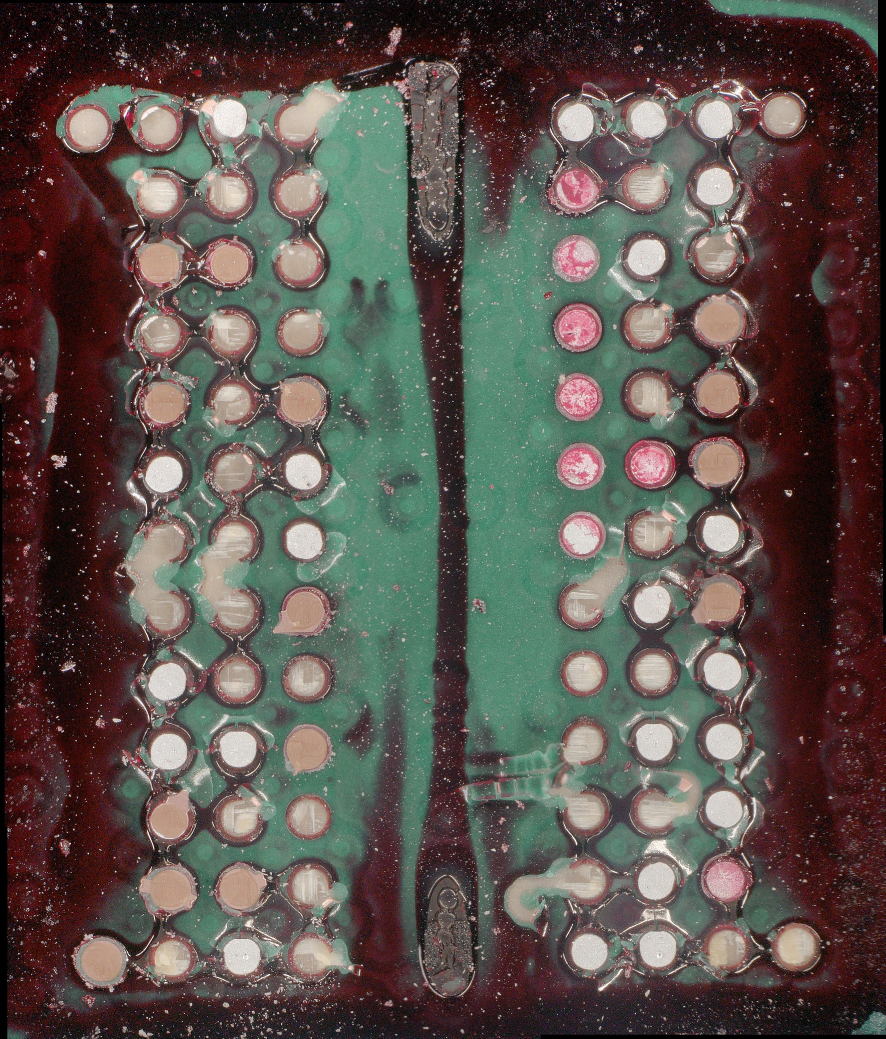
#> input picture 1#-PCB-50X.jpg, 2656 x 3115 px, given as the content of the folder 1#-PCB-50X.jpg, which was not available (shown at 1/3 size)
$ python -i split_photo.py   (imports and definitions only)
#> lines starting #> are read from the running program, lines starting #| are printed output that depends on the picture; pictures that were not available may be replaced by others from this repository, and a replacement may not be noted
import os
from PIL import Image

def split_images_in_folder(floder_path, save_path):
    # 确保输出目录存在
    if not os.path.exists(save_path):
        os.makedirs(save_path)
    # 遍历文件夹图片
    for filename in os.listdir(floder_path):
        if filename.lower().endswith('.jpg'):
            # 构建完整的文件目录
            file_path = os.path.join(floder_path, filename)
            # 切割图片并保存
            split_image(file_path, save_path, filename)

def split_image(file_path, save_path, filename):
    # 打开图片
#> called with file_path = '1#-PCB-50X.jpg/1#-PCB-50X.jpg', save_path = 'out.png', filename = '1#-PCB-50X.jpg'
    with Image.open(file_path) as img:
#> img is the input picture: PIL image 2656x3115 RGB; mean R, G, B 90.8, 82.3, 76.7
        print(file_path)
        # 获取图片尺寸
        width, height = img.size
#> width = 2656; height = 3115

        # 计算分割后的图片尺寸
        new_width = width // 2
#> new_width = 1328
        new_height = height // 2
#> new_height = 1557

        # 切割图片
        top_left = img.crop((0, 0, new_width, new_height))
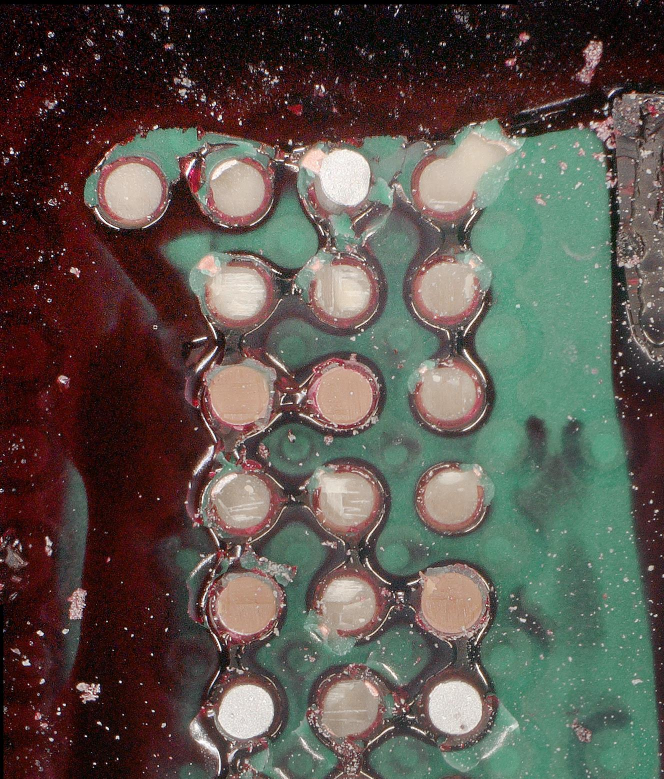
#> top_left: PIL image 1328x1557 RGB (shown at 1/2 size); mean R, G, B 90.9, 83.6, 76.6
        top_right = img.crop((new_width, 0, width, new_height))
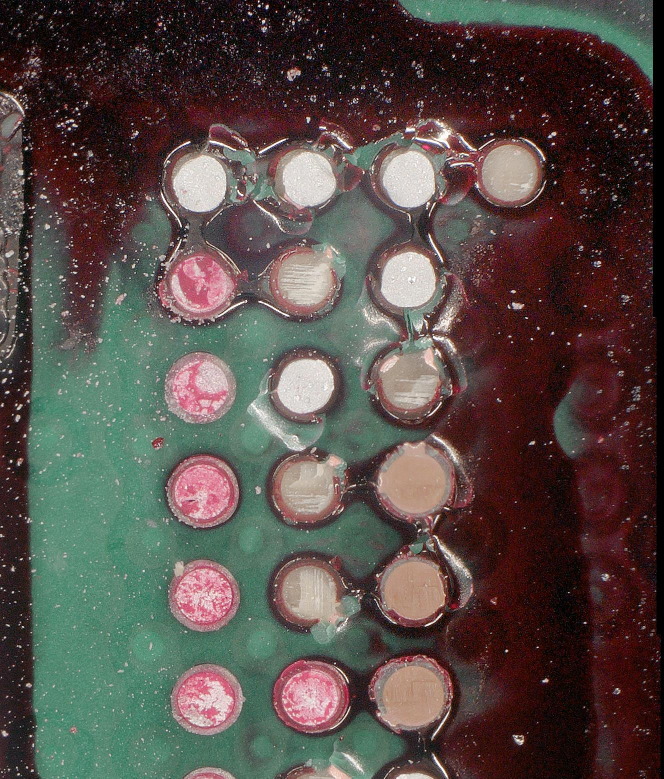
#> top_right: PIL image 1328x1557 RGB (shown at 1/2 size); mean R, G, B 86.4, 76.3, 71.6
        bottom_left = img.crop((0, new_height, new_width, height))
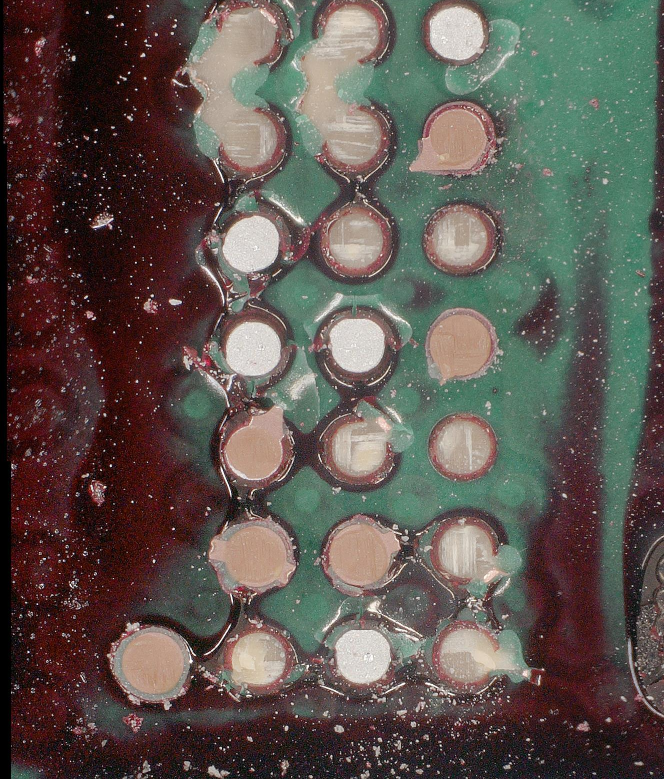
#> bottom_left: PIL image 1328x1558 RGB (shown at 1/2 size); mean R, G, B 93, 84.7, 78.9
        bottom_right = img.crop((new_width, new_height, width, height))
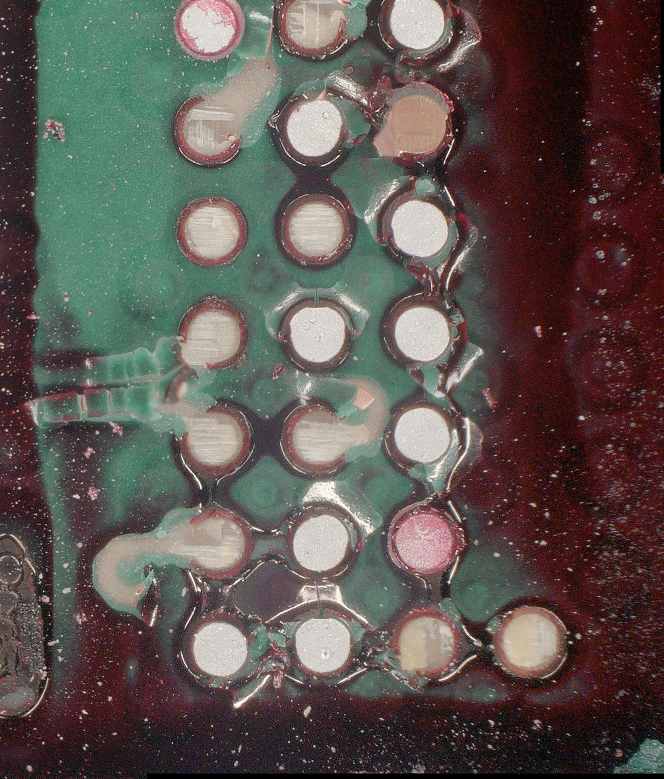
#> bottom_right: PIL image 1328x1558 RGB (shown at 1/2 size); mean R, G, B 92.6, 84.6, 79.9

        # 构建输出文件名
        base, ext = os.path.splitext(filename)
        top_left_filename = f'{save_path}/{base}_top_left{ext}'
        top_right_filename = f'{save_path}/{base}_top_right{ext}'
        bottom_left_filename = f'{save_path}/{base}_bottom_left{ext}'
        bottom_right_filename = f'{save_path}/{base}_bottom_right{ext}'
        # 保存图片
        top_left.save(top_left_filename)
        top_right.save(top_right_filename)
        bottom_left.save(bottom_left_filename)
        bottom_right.save(bottom_right_filename)


# 使用函数
# [2 lines not run here, left out]

>>> result = split_images_in_folder('1#-PCB-50X.jpg', 'out.png')
